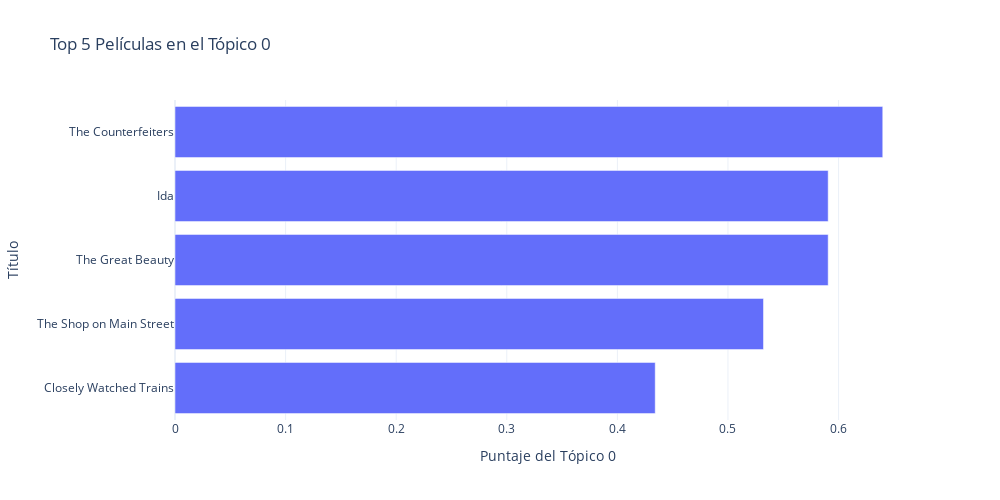

The code cell stored with this chart in its notebook:
### Code cell
import plotly.express as px
import numpy as np

# Suponiendo que nmflimpio y tfslimpio ya están definidos y cargados

# Transformar los datos para obtener las cargas de los tópicos
cargas_topico = nmflimpio.transform(tfslimpio)

# Extraer las cargas para el tópico 0
cargas_topico_0 = cargas_topico[:, 2]

# Obtener los índices de las 5 películas con mayor carga en el tópico 0
indices_top_5 = np.argsort(cargas_topico_0)[-5:]

# Obtener los nombres y las cargas de las 5 películas seleccionadas
titulos_top_5 = df['Título'].iloc[indices_top_5]
cargas_top_5 = cargas_topico_0[indices_top_5]

# Crear el gráfico de barras con Plotly
fig = px.bar(x=cargas_top_5, y=titulos_top_5, orientation='h', 
             labels={'x': 'Puntaje del Tópico 0', 'y': 'Título'}, 
             title='Top 5 Películas en el Tópico 0', 
             template='plotly_white')
fig.update_layout(yaxis={'categoryorder':'total ascending'})
fig.update_layout(showlegend=True, height=500, width=1000)
fig.show()

### Figure 1 — Plotly figure (JSON) as saved in the notebook; plotly's stock layout.template omitted (floating-point values rounded to 4 significant figures)
{"data": [{"alignmentgroup": "True", "hovertemplate": "Puntaje del Tópico 0=%{x}<br>Título=%{y}<extra></extra>", "legendgroup": "", "marker": {"color": "#636efa", "pattern": {"shape": ""}}, "name": "", "offsetgroup": "", "orientation": "h", "showlegend": false, "textposition": "auto", "type": "bar", "x": [0.4342, 0.5321, 0.5906, 0.5906, 0.6399], "xaxis": "x", "y": ["Closely Watched Trains", "The Shop on Main Street", "The Great Beauty", "Ida", "The Counterfeiters"], "yaxis": "y"}], "layout": {"barmode": "relative", "height": 500, "legend": {"tracegroupgap": 0}, "showlegend": true, "title": {"text": "Top 5 Películas en el Tópico 0"}, "width": 1000, "xaxis": {"anchor": "y", "domain": [0, 1], "title": {"text": "Puntaje del Tópico 0"}}, "yaxis": {"anchor": "x", "categoryorder": "total ascending", "domain": [0, 1], "title": {"text": "Título"}}}}
